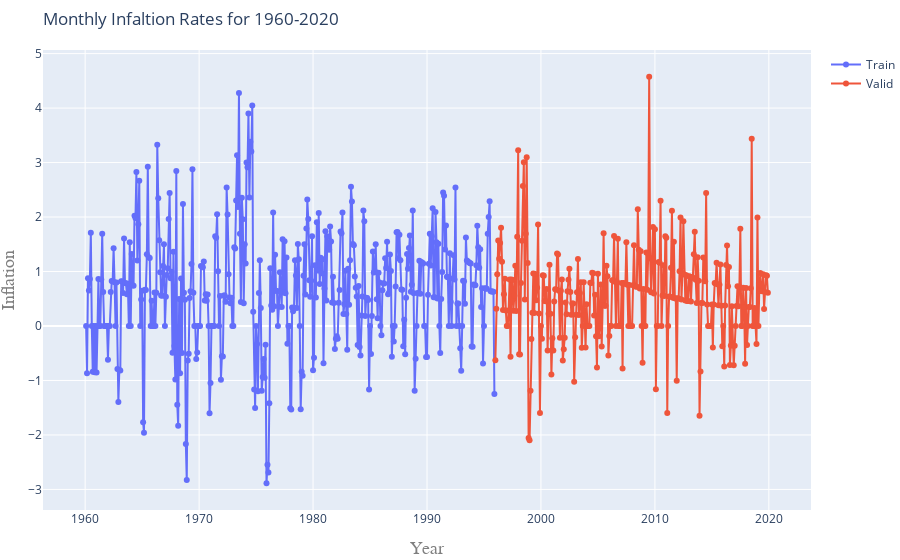

Source (notebook cell):
### Code cell
fig = go.Figure()
fig.add_trace(go.Scatter(dict(x=Train.observation_date, y=Train.Monthly_Rate, mode="lines+markers", name="Train")))
fig.add_trace(go.Scatter(dict(x=Valid.observation_date, y=Valid.Monthly_Rate, mode="lines+markers", name="Valid")))
fig.update_layout(title=go.layout.Title(
    text="Monthly Infaltion Rates for 1960-2020",
    xref="paper", x=0),
    margin=dict(l=10, r=0, t=50, b=50),
    xaxis=go.layout.XAxis(title=go.layout.xaxis.Title(text="Year", font=dict(
        family="Courier New, monospace",
        size=18,
        color="#7f7f7f"))),
    yaxis=go.layout.YAxis(title=go.layout.yaxis.Title(text="Inflation", font=dict(
        family="Courier New, monospace",
        size=18,
        color="#7f7f7f"))))
fig.show()

### Figure 1 — Plotly figure (JSON) as saved in the notebook; plotly's stock layout.template omitted (floating-point values rounded to 4 significant figures; data arrays with more than 128 entries replaced by an {"elided": "..."} marker saying what was removed)
{"data": [{"mode": "lines+markers", "name": "Train", "type": "scatter", "x": {"elided": "432 str values"}, "y": {"elided": "432 float values"}}, {"mode": "lines+markers", "name": "Valid", "type": "scatter", "x": {"elided": "289 str values"}, "y": {"elided": "289 float values"}}], "layout": {"margin": {"b": 50, "l": 10, "r": 0, "t": 50}, "title": {"text": "Monthly Infaltion Rates for 1960-2020", "x": 0, "xref": "paper"}, "xaxis": {"title": {"font": {"color": "#7f7f7f", "family": "Courier New, monospace", "size": 18}, "text": "Year"}}, "yaxis": {"title": {"font": {"color": "#7f7f7f", "family": "Courier New, monospace", "size": 18}, "text": "Inflation"}}}}
